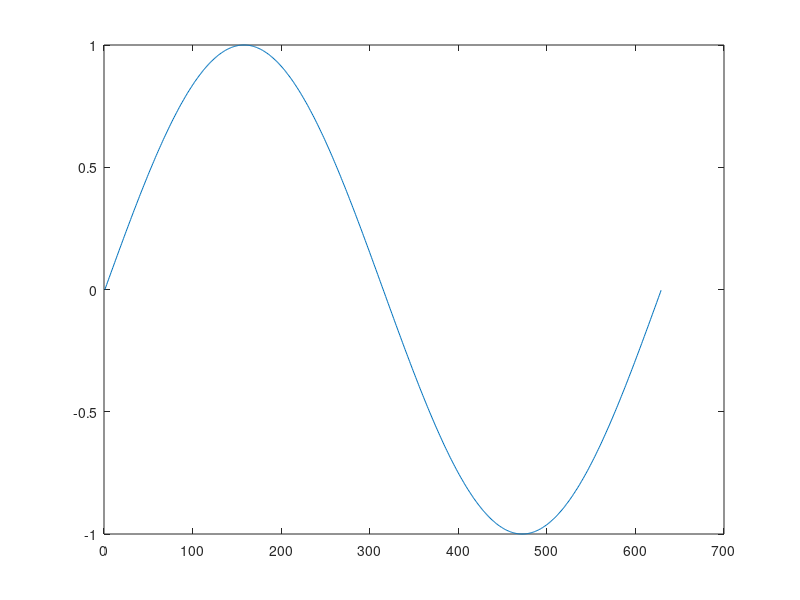

The MATLAB source for this figure:
A=[1,2,3;4,5,6]
A(2,3)    %the element of the position (2,3)
A(2,3)=7  %change the value of the position (2,3)
diag(A)   %the diagonal of matrix A
B=diag([1,2])  %create a 2x2 matrix with [1,2] on diagonal
diag(B,-1)  %gives the diagonal under the principal one
diag(B,1)   %gives the diagonal above the principal one
diag([3,1],1)  % build a matrix with a diagonal [3,1] above the principal
C=[A,B]     % Creates a matrix merging A,B by columns 
D=[C;A,B]   %Creates a matrix merging C and [A,B] by lines 
eye(5)      %eye matrix: ones on diagonal, 0 in rest; dimension: 5x5
ones(2,4)   %2x4 matrix with ones everywhere
zeros(3,5)  %3x5 matrix with zeros everywhere
rand(3)
rand(2,4)   %creates random matrices
magic(3)   
%returns an n-by-n matrix constructed from the integers 1 through n^2 with
%equal row and column sums. The order n must be a scalar greater than
%or equal to 3. 

E=[]   %empty matrix

size(A)    %SIZE OF MATRIX A
size(A,1)  % size of nb of lines
size(A,2)  %size of nb of columns

A2=reshape(A,3,2) %RESHAPE ONE MATRIX
A3=repmat(A,2,2)  %create block matrices putting the matrix A on each position
cos(A)   %the function are working on matrices, too

A3(1:3,2:4)  %select only a part of the matrix
A3(1:3,[1 4 3]) %select some lines and columns without beeing consecutive
A3(1:3,1:2:6)  %select only the odd columns
A3(1:6)  %creates a vector with the elements taken columnwise
A3(1,1:end)  %takes only the first line
A3(:,1:3)  %takes all the lines and the columns from 1 to 3

1:3:15 %a:s:b array of number equispaced with distance s and start at a
.1:.2:5

plot(sin(0:.01:2*pi))

A3(:)   %creates a vector from the entire matrix
A3'  %the transpose of a matrix

A3(2) %the second element columnwise

A(:)=1:numel(A) %numel(A) returns the number of lines x columns
numel(A) %number of elements in the matrix

A=randn(4,5) % normal random number N(0,1)

A>=0.1  %logical matrix with 1 is the request is TRUE or 0 if it is FALSE
A(A>=0.1) %writes the elem >= 0.1
find(A>=0.1) %writes the positions where A>=0.1
A(find(A>=0.1)) %writes the elem frm the position

A=rand(5)
A(:,[2,4])=[]  %empty matrix for columns 2,4

A=[1 2 3 4]'
size(A)
A(25)=3 %automatical you are changing the size of the vector
size(A)

max(A)
min(A)
A=randn(3,4)
mean(A) %mean(A) return a row vector containing the mean of each column.
mean(A,2) %mean(A) return a column vector containing the mean of each row.


isequal(A,B) %verifies if two matrices are equal
kron(A,B) 
%{ 
kron(A,B) returns the Kronecker tensor product of matrices A and B.
If A is an m-by-n matrix and B is a p-by-q matrix,then kron(A,B) is an m*p-by-n*q matrix
formed by taking all possible products between the elements of A and the matrix B.
%}


